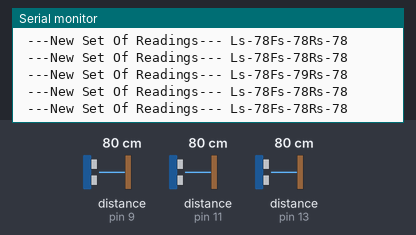
The sketch below on a simulated Arduino Uno, built with avr-gcc and run on an emulated ATmega328P. Parts: the last lines printed to the serial monitor. Wiring (inferred from the names in the program): 3 × ultrasonic range finder: trigger pin 8, echo pin 9 / trigger pin 10, echo pin 11 / trigger pin 12, echo pin 13. The inputs (shaded band) are chosen by the test bench; at power-on: distance to the obstacle (sensors on pin 9, pin 11, pin 13) 80 cm. The echo pulse lasts 58.3 µs per cm.

Above: at 1.2 s.
1.3 s: distance to the obstacle (sensor on pin 9) set to 2 cm
At 1.33 s:
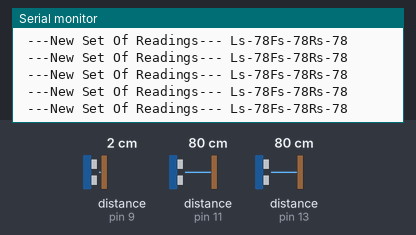
4.3 s: distance to the obstacle (sensor on pin 11) set to 2 cm
At 4.31 s:
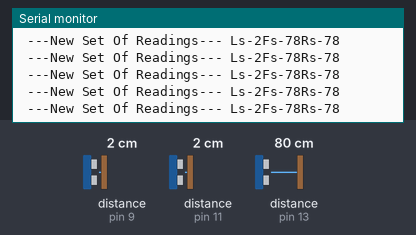
7.3 s: distance to the obstacle (sensor on pin 13) set to 250 cm
At 7.3 s:
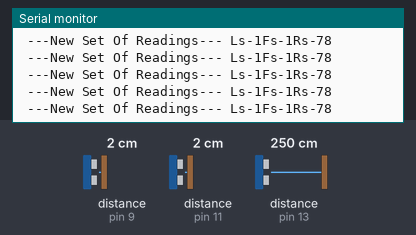
10.3 s: distance to the obstacle (sensor on pin 9) set to 4 cm
At 10.34 s:
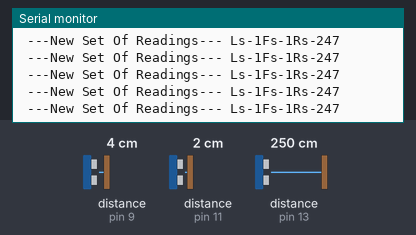
13.3 s: distance to the obstacle (sensor on pin 11) set to 4 cm
At 13.31 s:
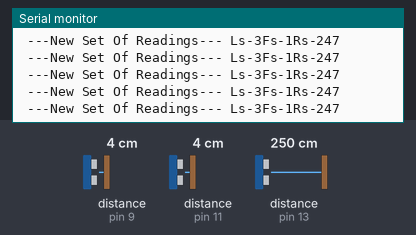
16.3 s: distance to the obstacle (sensor on pin 13) set to 120 cm
At 16.34 s:
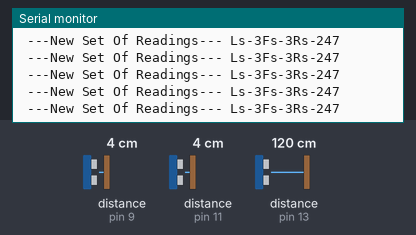
Timing chart, 0 to 19.3 s (numbered marks = the images above; inputs shaded):
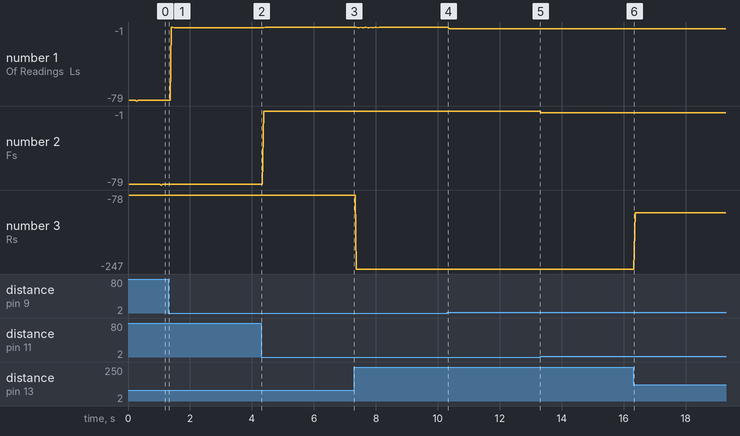

Measured:
- plotted number 1: -78 → -2 after the input at 1.3 s, -1 → -3 after the input at 10.3 s
- plotted number 3: -78 → -247 after the input at 7.3 s, -247 → -118 after the input at 16.3 s

The sketch:

Bi_directional_Prototype_V1.6.ino
```cpp
#include <Servo.h>

Servo servoLeft;          // Define left servo
Servo servoRight;         // Define right servo

  // defines pins numbers
const int trigPinLS = 8;
const int echoPinLS = 9;
const int trigPinFS = 10;
const int echoPinFS = 11;
const int trigPinRS = 12;
const int echoPinRS = 13;


// defines variables
long durationLS;
int distanceLS;
long durationFS;
int distanceFS;
long durationRS;
int distanceRS;


void loop()
{
digitalWrite(trigPinLS, LOW);
delayMicroseconds(2);
digitalWrite(trigPinLS, HIGH);
delayMicroseconds(10);
digitalWrite(trigPinLS, LOW);
durationLS = pulseIn(echoPinLS, HIGH);
distanceLS = durationLS*0.034/2;

delayMicroseconds(10000);

digitalWrite(trigPinFS, LOW);
delayMicroseconds(2);
digitalWrite(trigPinFS, HIGH);
delayMicroseconds(10);
digitalWrite(trigPinFS, LOW);
durationFS = pulseIn(echoPinFS, HIGH);
distanceFS = durationFS*0.034/2;

delayMicroseconds(10000);

digitalWrite(trigPinRS, LOW);
delayMicroseconds(2);
digitalWrite(trigPinRS, HIGH);
delayMicroseconds(10);
digitalWrite(trigPinRS, LOW);
durationRS = pulseIn(echoPinRS, HIGH);
distanceRS = durationRS*0.034/2;

delay(10);
    Serial.print(" ---New Set Of Readings--- ");    // This set of code simply output the data values to the computer instead of say LCD screen.
    Serial.print("Ls-"); Serial.print(distanceLS);
    Serial.print("Fs-"); Serial.print(distanceFS);
    Serial.print("Rs-"); Serial.print(distanceRS);
    Serial.println(" ");

}
//Set up I/O
void setup()
{
Serial.begin (9600);
pinMode(trigPinLS, OUTPUT);
pinMode(echoPinLS, INPUT);
pinMode(trigPinFS, OUTPUT);
pinMode(echoPinFS, INPUT);
pinMode(trigPinRS, OUTPUT);
pinMode(echoPinRS, INPUT);
}
```
